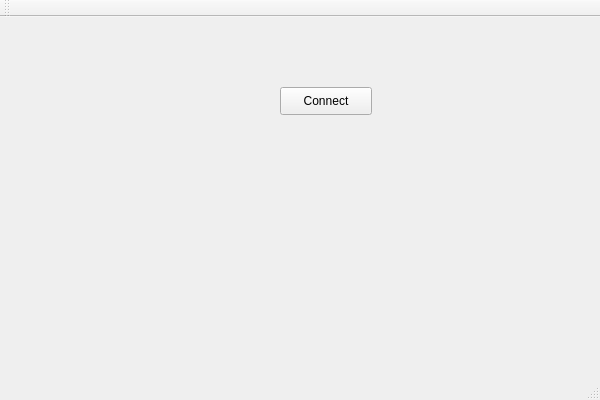
<?xml version="1.0" encoding="UTF-8"?>
<ui version="4.0">
 <class>MainWindowClass</class>
 <widget class="QMainWindow" name="MainWindowClass">
  <property name="geometry">
   <rect>
    <x>0</x>
    <y>0</y>
    <width>600</width>
    <height>400</height>
   </rect>
  </property>
  <property name="windowTitle">
   <string>Horus</string>
  </property>
  <widget class="QWidget" name="centralWidget">
   <widget class="QPushButton" name="ConnectButton">
    <property name="geometry">
     <rect>
      <x>280</x>
      <y>70</y>
      <width>92</width>
      <height>28</height>
     </rect>
    </property>
    <property name="text">
     <string>Connect</string>
    </property>
   </widget>
  </widget>
  <widget class="QMenuBar" name="menuBar">
   <property name="geometry">
    <rect>
     <x>0</x>
     <y>0</y>
     <width>600</width>
     <height>25</height>
    </rect>
   </property>
  </widget>
  <widget class="QToolBar" name="mainToolBar">
   <attribute name="toolBarArea">
    <enum>TopToolBarArea</enum>
   </attribute>
   <attribute name="toolBarBreak">
    <bool>false</bool>
   </attribute>
  </widget>
  <widget class="QStatusBar" name="statusBar"/>
 </widget>
 <layoutdefault spacing="6" margin="11"/>
 <resources/>
 <connections/>
</ui>
